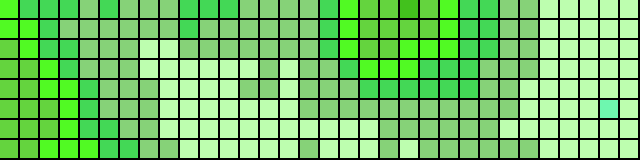
Frame 1 (no input)
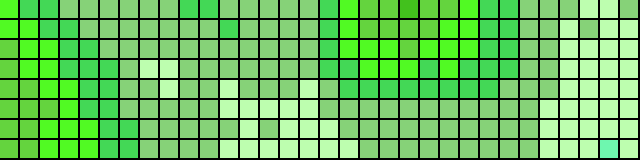
Frame 60 (the mouse pressed at the canvas centre just before this capture)
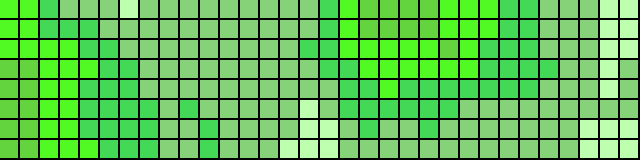
Frame 120 (the mouse held since frame 60 and released just before this capture)

The Processing sketch that drew these frames (run headless with seeded random() and noise(); from frame 60 on, the mouse is pressed at the canvas centre):

// Processing sketch: growing_moss
// ── growing_moss.pde
int cols = 32;
int rows = 8;
int pixelSize = 20;
int gap = 2;
color[] colorScheme = { #20C9A2, #6EF7AF, #BDFEAF, #86D278, #43D856, #51FA23, #64D43E, #42C11D, #3A6738 };
float time = 0;
float increment = 0.002;  
float scale = 0.1;  // New variable to adjust the Perlin Noise scale

void settings() {
  size(cols * pixelSize, rows * pixelSize);
}

void setup() {
  noStroke();
}

void draw() {
  background(0);
  time += increment;

  for (int i = 0; i < cols; i++) {
    for (int j = 0; j < rows; j++) {
      // Adjusted the Perlin Noise input to include the scale variable
      int index = int(map(noise(i * scale, j * scale, time), 0, 1, 0, colorScheme.length));
      fill(colorScheme[index]);
      rect(i * pixelSize, j * pixelSize, pixelSize - gap, pixelSize - gap);
    }
  }
}
